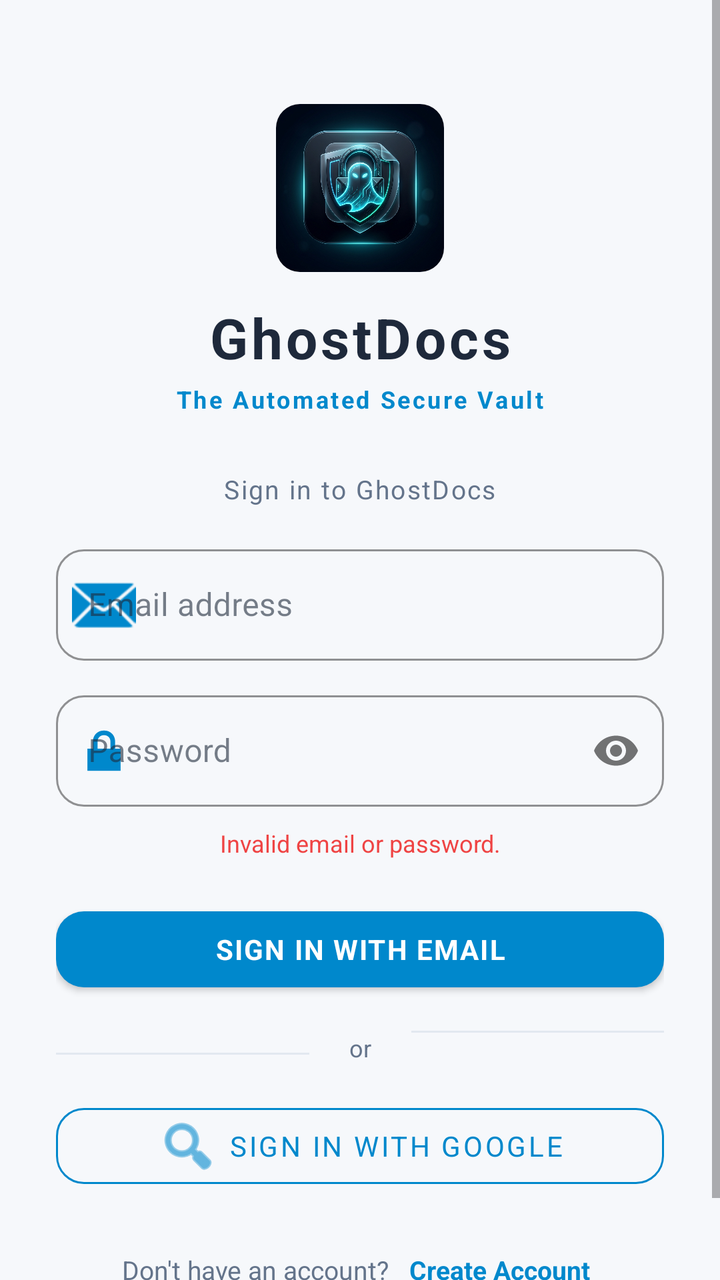
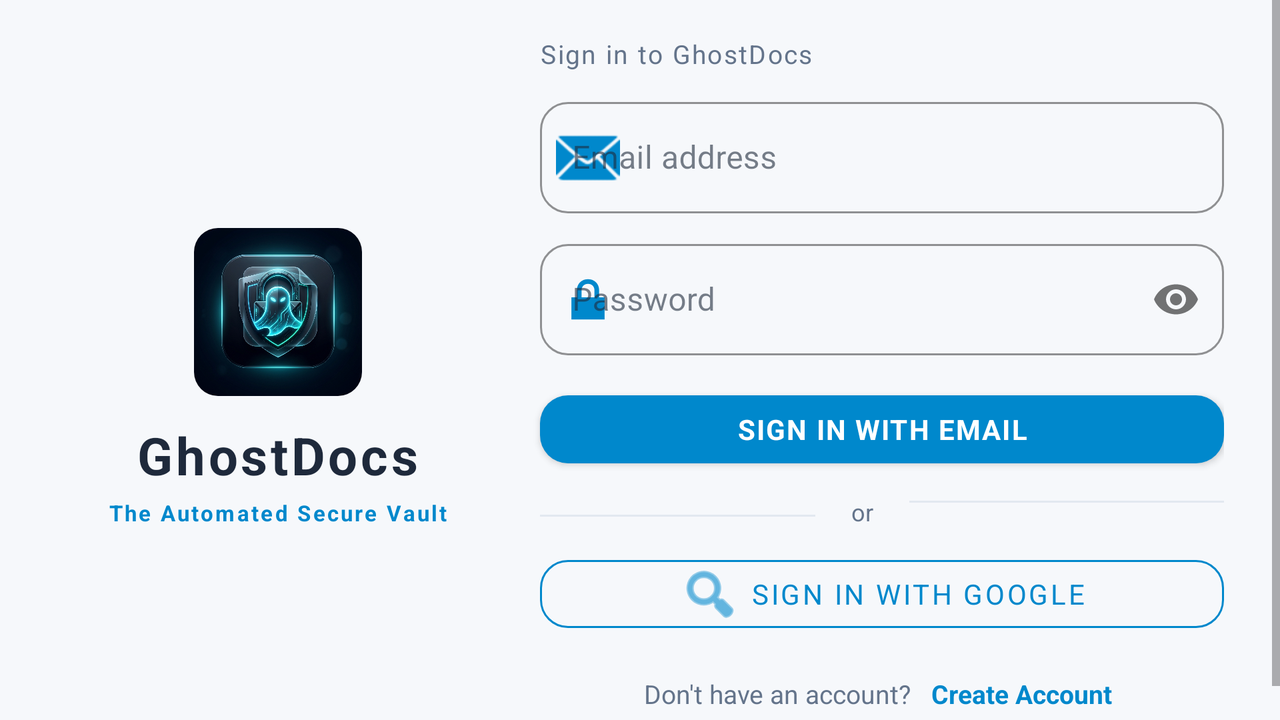

First picture: res/layout/ on a phone held upright. Second picture: the repository's own variant of that layout, on a device whose configuration matches the variant's folder. Source for both follows.
<!-- AndroidManifest.xml: application theme Theme.GhostDocs -->
<!-- res/layout/activity_login.xml -->
<?xml version="1.0" encoding="utf-8"?>
<androidx.constraintlayout.widget.ConstraintLayout
    xmlns:android="http://schemas.android.com/apk/res/android"
    xmlns:app="http://schemas.android.com/apk/res-auto"
    xmlns:tools="http://schemas.android.com/tools"
    android:layout_width="match_parent"
    android:layout_height="match_parent"
    android:background="@color/ghostDarkBg"
    android:fitsSystemWindows="true"
    tools:context=".activities.LoginActivity">

    
    <ScrollView
        android:id="@+id/scroll_view"
        android:layout_width="0dp"
        android:layout_height="0dp"
        android:fillViewport="true"
        app:layout_constraintBottom_toBottomOf="parent"
        app:layout_constraintEnd_toEndOf="parent"
        app:layout_constraintStart_toStartOf="parent"
        app:layout_constraintTop_toTopOf="parent">

        <androidx.constraintlayout.widget.ConstraintLayout
            android:layout_width="match_parent"
            android:layout_height="wrap_content"
            android:paddingHorizontal="28dp"
            android:paddingVertical="36dp">

            
            <com.google.android.material.imageview.ShapeableImageView
                android:id="@+id/tv_logo"
                android:layout_width="84dp"
                android:layout_height="84dp"
                android:layout_marginTop="16dp"
                android:src="@drawable/ghostdocs_logo"
                android:scaleType="centerCrop"
                android:contentDescription="@string/app_name"
                app:shapeAppearanceOverlay="@style/ShapeAppearance.Material3.Corner.Medium"
                app:layout_constraintEnd_toEndOf="parent"
                app:layout_constraintStart_toStartOf="parent"
                app:layout_constraintTop_toTopOf="parent" />

            
            <TextView
                android:id="@+id/tv_app_name"
                android:layout_width="wrap_content"
                android:layout_height="wrap_content"
                android:layout_marginTop="14dp"
                android:letterSpacing="0.06"
                android:text="@string/app_name"
                android:textColor="@color/ghostOnSurface"
                android:textSize="28sp"
                android:textStyle="bold"
                app:layout_constraintEnd_toEndOf="parent"
                app:layout_constraintStart_toStartOf="parent"
                app:layout_constraintTop_toBottomOf="@id/tv_logo" />

            
            <TextView
                android:id="@+id/tv_tagline"
                android:layout_width="wrap_content"
                android:layout_height="wrap_content"
                android:layout_marginTop="4dp"
                android:letterSpacing="0.1"
                android:text="@string/app_tagline"
                android:textColor="@color/ghostPrimary"
                android:textSize="12sp"
                android:textStyle="bold"
                app:layout_constraintEnd_toEndOf="parent"
                app:layout_constraintStart_toStartOf="parent"
                app:layout_constraintTop_toBottomOf="@id/tv_app_name" />

            
            <TextView
                android:id="@+id/tv_section_label"
                android:layout_width="wrap_content"
                android:layout_height="wrap_content"
                android:layout_marginTop="28dp"
                android:letterSpacing="0.06"
                android:text="@string/login_title"
                android:textColor="@color/ghostOnSurfaceMuted"
                android:textSize="13sp"
                app:layout_constraintEnd_toEndOf="parent"
                app:layout_constraintStart_toStartOf="parent"
                app:layout_constraintTop_toBottomOf="@id/tv_tagline" />

            
            <com.google.android.material.textfield.TextInputLayout
                android:id="@+id/til_email"
                style="@style/Widget.MaterialComponents.TextInputLayout.OutlinedBox"
                android:layout_width="0dp"
                android:layout_height="wrap_content"
                android:layout_marginTop="16dp"
                android:hint="@string/hint_email"
                app:boxCornerRadiusBottomEnd="14dp"
                app:boxCornerRadiusBottomStart="14dp"
                app:boxCornerRadiusTopEnd="14dp"
                app:boxCornerRadiusTopStart="14dp"
                app:boxStrokeColor="@color/ghostPrimary"
                app:hintTextColor="@color/ghostOnSurfaceMuted"
                app:layout_constraintEnd_toEndOf="parent"
                app:layout_constraintStart_toStartOf="parent"
                app:layout_constraintTop_toBottomOf="@id/tv_section_label"
                app:startIconDrawable="@android:drawable/ic_dialog_email"
                app:startIconTint="@color/ghostPrimary">

                <com.google.android.material.textfield.TextInputEditText
                    android:id="@+id/et_email"
                    android:layout_width="match_parent"
                    android:layout_height="wrap_content"
                    android:inputType="textEmailAddress"
                    android:maxLines="1"
                    android:textColor="@color/ghostOnSurface" />

            </com.google.android.material.textfield.TextInputLayout>

            
            <com.google.android.material.textfield.TextInputLayout
                android:id="@+id/til_password"
                style="@style/Widget.MaterialComponents.TextInputLayout.OutlinedBox"
                android:layout_width="0dp"
                android:layout_height="wrap_content"
                android:layout_marginTop="12dp"
                android:hint="@string/hint_password"
                app:boxCornerRadiusBottomEnd="14dp"
                app:boxCornerRadiusBottomStart="14dp"
                app:boxCornerRadiusTopEnd="14dp"
                app:boxCornerRadiusTopStart="14dp"
                app:boxStrokeColor="@color/ghostPrimary"
                app:hintTextColor="@color/ghostOnSurfaceMuted"
                app:layout_constraintEnd_toEndOf="parent"
                app:layout_constraintStart_toStartOf="parent"
                app:layout_constraintTop_toBottomOf="@id/til_email"
                app:passwordToggleEnabled="true"
                app:startIconDrawable="@android:drawable/ic_lock_lock"
                app:startIconTint="@color/ghostPrimary">

                <com.google.android.material.textfield.TextInputEditText
                    android:id="@+id/et_password"
                    android:layout_width="match_parent"
                    android:layout_height="wrap_content"
                    android:inputType="textPassword"
                    android:maxLines="1"
                    android:textColor="@color/ghostOnSurface" />

            </com.google.android.material.textfield.TextInputLayout>

            
            <TextView
                android:id="@+id/tv_error"
                android:layout_width="0dp"
                android:layout_height="wrap_content"
                android:layout_marginTop="10dp"
                android:gravity="center"
                android:textColor="@color/ghostError"
                android:textSize="12sp"
                android:visibility="gone"
                app:layout_constraintEnd_toEndOf="parent"
                app:layout_constraintStart_toStartOf="parent"
                app:layout_constraintTop_toBottomOf="@id/til_password"
                tools:text="Invalid email or password."
                tools:visibility="visible" />

            
            <com.google.android.material.button.MaterialButton
                android:id="@+id/btn_primary_action"
                style="@style/Button.GhostDocs.Primary"
                android:layout_width="0dp"
                android:layout_height="50dp"
                android:layout_marginTop="20dp"
                android:text="@string/btn_login_email"
                android:textSize="14sp"
                app:cornerRadius="14dp"
                app:layout_constraintEnd_toEndOf="parent"
                app:layout_constraintStart_toStartOf="parent"
                app:layout_constraintTop_toBottomOf="@id/tv_error" />

            
            <ProgressBar
                android:id="@+id/progress_bar"
                android:layout_width="32dp"
                android:layout_height="32dp"
                android:layout_marginTop="10dp"
                android:indeterminateTint="@color/ghostPrimary"
                android:visibility="gone"
                app:layout_constraintEnd_toEndOf="parent"
                app:layout_constraintStart_toStartOf="parent"
                app:layout_constraintTop_toBottomOf="@id/btn_primary_action" />

            
            <View
                android:id="@+id/divider_left"
                android:layout_width="0dp"
                android:layout_height="1dp"
                android:layout_marginTop="22dp"
                android:layout_marginEnd="12dp"
                android:background="@color/ghostDivider"
                app:layout_constraintBottom_toBottomOf="@id/tv_or"
                app:layout_constraintEnd_toStartOf="@id/tv_or"
                app:layout_constraintStart_toStartOf="parent"
                app:layout_constraintTop_toBottomOf="@id/progress_bar" />

            <TextView
                android:id="@+id/tv_or"
                android:layout_width="wrap_content"
                android:layout_height="wrap_content"
                android:layout_marginTop="16dp"
                android:paddingHorizontal="8dp"
                android:text="or"
                android:textColor="@color/ghostOnSurfaceMuted"
                android:textSize="12sp"
                app:layout_constraintEnd_toEndOf="parent"
                app:layout_constraintStart_toStartOf="parent"
                app:layout_constraintTop_toBottomOf="@id/progress_bar" />

            <View
                android:id="@+id/divider_right"
                android:layout_width="0dp"
                android:layout_height="1dp"
                android:layout_marginStart="12dp"
                android:background="@color/ghostDivider"
                app:layout_constraintBottom_toBottomOf="@id/tv_or"
                app:layout_constraintEnd_toEndOf="parent"
                app:layout_constraintStart_toEndOf="@id/tv_or"
                app:layout_constraintTop_toBottomOf="@id/progress_bar" />

            
            <com.google.android.material.button.MaterialButton
                android:id="@+id/btn_google_sign_in"
                style="@style/Button.GhostDocs.Outlined"
                android:layout_width="0dp"
                android:layout_height="50dp"
                android:layout_marginTop="16dp"
                android:text="@string/btn_login_google"
                android:textSize="14sp"
                app:cornerRadius="14dp"
                app:icon="@android:drawable/ic_menu_search"
                app:iconGravity="textStart"
                app:iconTint="@color/ghostPrimary"
                app:layout_constraintEnd_toEndOf="parent"
                app:layout_constraintStart_toStartOf="parent"
                app:layout_constraintTop_toBottomOf="@id/tv_or" />

            
            <LinearLayout
                android:id="@+id/ll_toggle"
                android:layout_width="wrap_content"
                android:layout_height="wrap_content"
                android:layout_marginTop="24dp"
                android:gravity="center"
                android:orientation="horizontal"
                app:layout_constraintEnd_toEndOf="parent"
                app:layout_constraintStart_toStartOf="parent"
                app:layout_constraintTop_toBottomOf="@id/btn_google_sign_in">

                <TextView
                    android:id="@+id/tv_toggle_label"
                    android:layout_width="wrap_content"
                    android:layout_height="wrap_content"
                    android:text="@string/label_no_account"
                    android:textColor="@color/ghostOnSurfaceMuted"
                    android:textSize="13sp" />

                <TextView
                    android:id="@+id/tv_toggle_action"
                    android:layout_width="wrap_content"
                    android:layout_height="wrap_content"
                    android:layout_marginStart="6dp"
                    android:padding="4dp"
                    android:text="@string/btn_register"
                    android:textColor="@color/ghostPrimary"
                    android:textSize="13sp"
                    android:textStyle="bold" />

            </LinearLayout>

        </androidx.constraintlayout.widget.ConstraintLayout>
    </ScrollView>

</androidx.constraintlayout.widget.ConstraintLayout>
<!-- resources referenced by this layout -->
<resources>
  <color name="ghostDarkBg">#F6F8FB</color>
  <color name="ghostDivider">#E2E8F0</color>
  <color name="ghostError">#EF4444</color>
  <color name="ghostOnSurface">#1E293B</color>
  <color name="ghostOnSurfaceMuted">#64748B</color>
  <color name="ghostPrimary">#0088CC</color>
  <!-- drawable ghostdocs_logo: jpg bitmap (drawable, 530280 bytes) -->
  <string name="app_name">GhostDocs</string>
  <string name="app_tagline">The Automated Secure Vault</string>
  <string name="btn_login_email">Sign in with Email</string>
  <string name="btn_login_google">Sign in with Google</string>
  <string name="btn_register">Create Account</string>
  <string name="hint_email">Email address</string>
  <string name="hint_password">Password</string>
  <string name="label_no_account">Don\'t have an account?</string>
  <string name="login_title">Sign in to GhostDocs</string>
  <style name="Button.GhostDocs.Outlined" parent="Widget.MaterialComponents.Button.OutlinedButton">
          <item name="strokeColor">@color/ghostPrimary</item>
          <item name="android:textColor">@color/ghostPrimary</item>
          <item name="cornerRadius">12dp</item>
      </style>
  <style name="Button.GhostDocs.Primary" parent="Widget.MaterialComponents.Button">
          <item name="backgroundTint">@color/ghostPrimary</item>
          <item name="android:textColor">@color/ghostOnPrimary</item>
          <item name="cornerRadius">12dp</item>
          <item name="android:letterSpacing">0.05</item>
          <item name="android:textStyle">bold</item>
      </style>
  <style name="Theme.GhostDocs" parent="Theme.MaterialComponents.DayNight.NoActionBar">
          
          <item name="colorPrimary">@color/ghostPrimary</item>
          <item name="colorPrimaryVariant">@color/ghostPrimaryVariant</item>
          <item name="colorOnPrimary">@color/ghostOnPrimary</item>
          <item name="colorSecondary">@color/ghostAccent</item>
          <item name="colorSecondaryVariant">@color/ghostAccentVariant</item>
          <item name="colorOnSecondary">@color/ghostOnPrimary</item>
          <item name="colorSurface">@color/ghostSurface</item>
          <item name="colorOnSurface">@color/ghostOnSurface</item>
          <item name="colorError">@color/ghostError</item>
  
          
          <item name="android:colorBackground">@color/ghostDarkBg</item>
          <item name="android:windowBackground">@color/ghostDarkBg</item>
  
          
          <item name="android:statusBarColor">@color/statusBar</item>
          <item name="android:navigationBarColor">@color/navBar</item>
          <item name="android:windowLightStatusBar">true</item>
          <item name="android:windowLightNavigationBar">true</item>
  
          
          <item name="android:fontFamily">sans-serif</item>
  
          
          <item name="colorControlHighlight">#200088CC</item>
      </style>
  <color name="ghostOnPrimary">#FFFFFF</color>
  <color name="ghostPrimaryVariant">#0073B0</color>
  <color name="ghostAccent">#E53935</color>
  <color name="ghostAccentVariant">#C62828</color>
  <color name="ghostSurface">#FFFFFF</color>
  <color name="statusBar">#FFFFFF</color>
  <color name="navBar">#F6F8FB</color>
</resources>
<!-- res/layout-land/activity_login.xml (the repository's variant of the layout above) -->
<!-- drawn on the phone turned sideways -->
<?xml version="1.0" encoding="utf-8"?>
<androidx.constraintlayout.widget.ConstraintLayout
    xmlns:android="http://schemas.android.com/apk/res/android"
    xmlns:app="http://schemas.android.com/apk/res-auto"
    xmlns:tools="http://schemas.android.com/tools"
    android:layout_width="match_parent"
    android:layout_height="match_parent"
    android:background="@color/ghostDarkBg"
    android:fitsSystemWindows="true"
    tools:context=".activities.LoginActivity">

    <ScrollView
        android:id="@+id/scroll_view"
        android:layout_width="0dp"
        android:layout_height="0dp"
        android:fillViewport="true"
        app:layout_constraintBottom_toBottomOf="parent"
        app:layout_constraintEnd_toEndOf="parent"
        app:layout_constraintStart_toStartOf="parent"
        app:layout_constraintTop_toTopOf="parent">

        <androidx.constraintlayout.widget.ConstraintLayout
            android:layout_width="match_parent"
            android:layout_height="wrap_content"
            android:paddingHorizontal="28dp"
            android:paddingVertical="18dp">

            <androidx.constraintlayout.widget.Guideline
                android:id="@+id/guideline_split"
                android:layout_width="wrap_content"
                android:layout_height="wrap_content"
                android:orientation="vertical"
                app:layout_constraintGuide_percent="0.38" />

            
            <com.google.android.material.imageview.ShapeableImageView
                android:id="@+id/tv_logo"
                android:layout_width="84dp"
                android:layout_height="84dp"
                android:contentDescription="@string/app_name"
                android:scaleType="centerCrop"
                android:src="@drawable/ghostdocs_logo"
                app:layout_constraintBottom_toTopOf="@id/tv_app_name"
                app:layout_constraintEnd_toStartOf="@id/guideline_split"
                app:layout_constraintStart_toStartOf="parent"
                app:layout_constraintTop_toTopOf="parent"
                app:layout_constraintVertical_chainStyle="packed"
                app:shapeAppearanceOverlay="@style/ShapeAppearance.Material3.Corner.Medium" />

            <TextView
                android:id="@+id/tv_app_name"
                android:layout_width="wrap_content"
                android:layout_height="wrap_content"
                android:layout_marginTop="12dp"
                android:letterSpacing="0.06"
                android:text="@string/app_name"
                android:textColor="@color/ghostOnSurface"
                android:textSize="26sp"
                android:textStyle="bold"
                app:layout_constraintBottom_toTopOf="@id/tv_tagline"
                app:layout_constraintEnd_toStartOf="@id/guideline_split"
                app:layout_constraintStart_toStartOf="parent"
                app:layout_constraintTop_toBottomOf="@id/tv_logo" />

            <TextView
                android:id="@+id/tv_tagline"
                android:layout_width="wrap_content"
                android:layout_height="wrap_content"
                android:layout_marginTop="4dp"
                android:gravity="center"
                android:letterSpacing="0.1"
                android:text="@string/app_tagline"
                android:textColor="@color/ghostPrimary"
                android:textSize="11sp"
                android:textStyle="bold"
                app:layout_constraintBottom_toBottomOf="parent"
                app:layout_constraintEnd_toStartOf="@id/guideline_split"
                app:layout_constraintStart_toStartOf="parent"
                app:layout_constraintTop_toBottomOf="@id/tv_app_name" />

            
            <TextView
                android:id="@+id/tv_section_label"
                android:layout_width="wrap_content"
                android:layout_height="wrap_content"
                android:layout_marginStart="20dp"
                android:letterSpacing="0.06"
                android:text="@string/login_title"
                android:textColor="@color/ghostOnSurfaceMuted"
                android:textSize="13sp"
                app:layout_constraintStart_toEndOf="@id/guideline_split"
                app:layout_constraintTop_toTopOf="parent" />

            <com.google.android.material.textfield.TextInputLayout
                android:id="@+id/til_email"
                style="@style/Widget.MaterialComponents.TextInputLayout.OutlinedBox"
                android:layout_width="0dp"
                android:layout_height="wrap_content"
                android:layout_marginStart="20dp"
                android:layout_marginTop="10dp"
                android:hint="@string/hint_email"
                app:boxCornerRadiusBottomEnd="14dp"
                app:boxCornerRadiusBottomStart="14dp"
                app:boxCornerRadiusTopEnd="14dp"
                app:boxCornerRadiusTopStart="14dp"
                app:boxStrokeColor="@color/ghostPrimary"
                app:hintTextColor="@color/ghostOnSurfaceMuted"
                app:layout_constraintEnd_toEndOf="parent"
                app:layout_constraintStart_toEndOf="@id/guideline_split"
                app:layout_constraintTop_toBottomOf="@id/tv_section_label"
                app:startIconDrawable="@android:drawable/ic_dialog_email"
                app:startIconTint="@color/ghostPrimary">

                <com.google.android.material.textfield.TextInputEditText
                    android:id="@+id/et_email"
                    android:layout_width="match_parent"
                    android:layout_height="wrap_content"
                    android:inputType="textEmailAddress"
                    android:maxLines="1"
                    android:textColor="@color/ghostOnSurface" />
            </com.google.android.material.textfield.TextInputLayout>

            <com.google.android.material.textfield.TextInputLayout
                android:id="@+id/til_password"
                style="@style/Widget.MaterialComponents.TextInputLayout.OutlinedBox"
                android:layout_width="0dp"
                android:layout_height="wrap_content"
                android:layout_marginStart="20dp"
                android:layout_marginTop="10dp"
                android:hint="@string/hint_password"
                app:boxCornerRadiusBottomEnd="14dp"
                app:boxCornerRadiusBottomStart="14dp"
                app:boxCornerRadiusTopEnd="14dp"
                app:boxCornerRadiusTopStart="14dp"
                app:boxStrokeColor="@color/ghostPrimary"
                app:hintTextColor="@color/ghostOnSurfaceMuted"
                app:layout_constraintEnd_toEndOf="parent"
                app:layout_constraintStart_toEndOf="@id/guideline_split"
                app:layout_constraintTop_toBottomOf="@id/til_email"
                app:passwordToggleEnabled="true"
                app:startIconDrawable="@android:drawable/ic_lock_lock"
                app:startIconTint="@color/ghostPrimary">

                <com.google.android.material.textfield.TextInputEditText
                    android:id="@+id/et_password"
                    android:layout_width="match_parent"
                    android:layout_height="wrap_content"
                    android:inputType="textPassword"
                    android:maxLines="1"
                    android:textColor="@color/ghostOnSurface" />
            </com.google.android.material.textfield.TextInputLayout>

            <TextView
                android:id="@+id/tv_error"
                android:layout_width="0dp"
                android:layout_height="wrap_content"
                android:layout_marginStart="20dp"
                android:layout_marginTop="8dp"
                android:gravity="center"
                android:textColor="@color/ghostError"
                android:textSize="12sp"
                android:visibility="gone"
                app:layout_constraintEnd_toEndOf="parent"
                app:layout_constraintStart_toEndOf="@id/guideline_split"
                app:layout_constraintTop_toBottomOf="@id/til_password"
                tools:text="Invalid email or password." />

            <com.google.android.material.button.MaterialButton
                android:id="@+id/btn_primary_action"
                style="@style/Button.GhostDocs.Primary"
                android:layout_width="0dp"
                android:layout_height="46dp"
                android:layout_marginStart="20dp"
                android:layout_marginTop="14dp"
                android:text="@string/btn_login_email"
                android:textSize="14sp"
                app:cornerRadius="14dp"
                app:layout_constraintEnd_toEndOf="parent"
                app:layout_constraintStart_toEndOf="@id/guideline_split"
                app:layout_constraintTop_toBottomOf="@id/tv_error" />

            <ProgressBar
                android:id="@+id/progress_bar"
                android:layout_width="28dp"
                android:layout_height="28dp"
                android:layout_marginTop="8dp"
                android:indeterminateTint="@color/ghostPrimary"
                android:visibility="gone"
                app:layout_constraintEnd_toEndOf="parent"
                app:layout_constraintStart_toEndOf="@id/guideline_split"
                app:layout_constraintTop_toBottomOf="@id/btn_primary_action" />

            <View
                android:id="@+id/divider_left"
                android:layout_width="0dp"
                android:layout_height="1dp"
                android:layout_marginStart="20dp"
                android:layout_marginTop="14dp"
                android:layout_marginEnd="10dp"
                android:background="@color/ghostDivider"
                app:layout_constraintBottom_toBottomOf="@id/tv_or"
                app:layout_constraintEnd_toStartOf="@id/tv_or"
                app:layout_constraintStart_toEndOf="@id/guideline_split"
                app:layout_constraintTop_toBottomOf="@id/progress_bar" />

            <TextView
                android:id="@+id/tv_or"
                android:layout_width="wrap_content"
                android:layout_height="wrap_content"
                android:layout_marginTop="10dp"
                android:paddingHorizontal="8dp"
                android:text="or"
                android:textColor="@color/ghostOnSurfaceMuted"
                android:textSize="12sp"
                app:layout_constraintEnd_toEndOf="parent"
                app:layout_constraintStart_toEndOf="@id/guideline_split"
                app:layout_constraintTop_toBottomOf="@id/progress_bar" />

            <View
                android:id="@+id/divider_right"
                android:layout_width="0dp"
                android:layout_height="1dp"
                android:layout_marginStart="10dp"
                android:background="@color/ghostDivider"
                app:layout_constraintBottom_toBottomOf="@id/tv_or"
                app:layout_constraintEnd_toEndOf="parent"
                app:layout_constraintStart_toEndOf="@id/tv_or"
                app:layout_constraintTop_toBottomOf="@id/progress_bar" />

            <com.google.android.material.button.MaterialButton
                android:id="@+id/btn_google_sign_in"
                style="@style/Button.GhostDocs.Outlined"
                android:layout_width="0dp"
                android:layout_height="46dp"
                android:layout_marginStart="20dp"
                android:layout_marginTop="10dp"
                android:text="@string/btn_login_google"
                android:textSize="14sp"
                app:cornerRadius="14dp"
                app:icon="@android:drawable/ic_menu_search"
                app:iconGravity="textStart"
                app:iconTint="@color/ghostPrimary"
                app:layout_constraintEnd_toEndOf="parent"
                app:layout_constraintStart_toEndOf="@id/guideline_split"
                app:layout_constraintTop_toBottomOf="@id/tv_or" />

            <LinearLayout
                android:id="@+id/ll_toggle"
                android:layout_width="wrap_content"
                android:layout_height="wrap_content"
                android:layout_marginStart="20dp"
                android:layout_marginTop="14dp"
                android:gravity="center"
                android:orientation="horizontal"
                app:layout_constraintEnd_toEndOf="parent"
                app:layout_constraintStart_toEndOf="@id/guideline_split"
                app:layout_constraintTop_toBottomOf="@id/btn_google_sign_in">

                <TextView
                    android:id="@+id/tv_toggle_label"
                    android:layout_width="wrap_content"
                    android:layout_height="wrap_content"
                    android:text="@string/label_no_account"
                    android:textColor="@color/ghostOnSurfaceMuted"
                    android:textSize="13sp" />

                <TextView
                    android:id="@+id/tv_toggle_action"
                    android:layout_width="wrap_content"
                    android:layout_height="wrap_content"
                    android:layout_marginStart="6dp"
                    android:padding="4dp"
                    android:text="@string/btn_register"
                    android:textColor="@color/ghostPrimary"
                    android:textSize="13sp"
                    android:textStyle="bold" />

            </LinearLayout>

        </androidx.constraintlayout.widget.ConstraintLayout>
    </ScrollView>

</androidx.constraintlayout.widget.ConstraintLayout>
